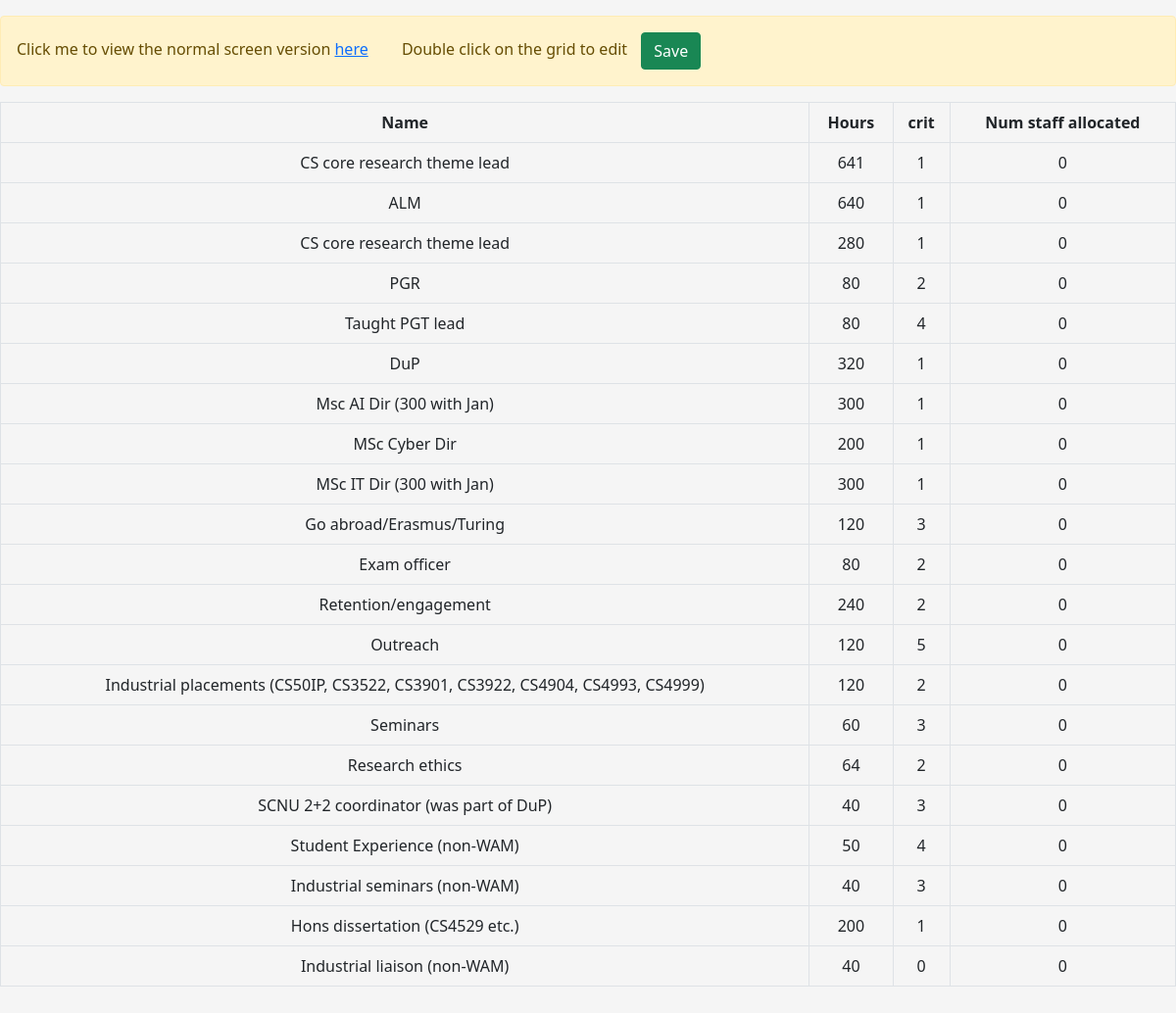
The app's page /staffvModules/full/adminRole/, older data.
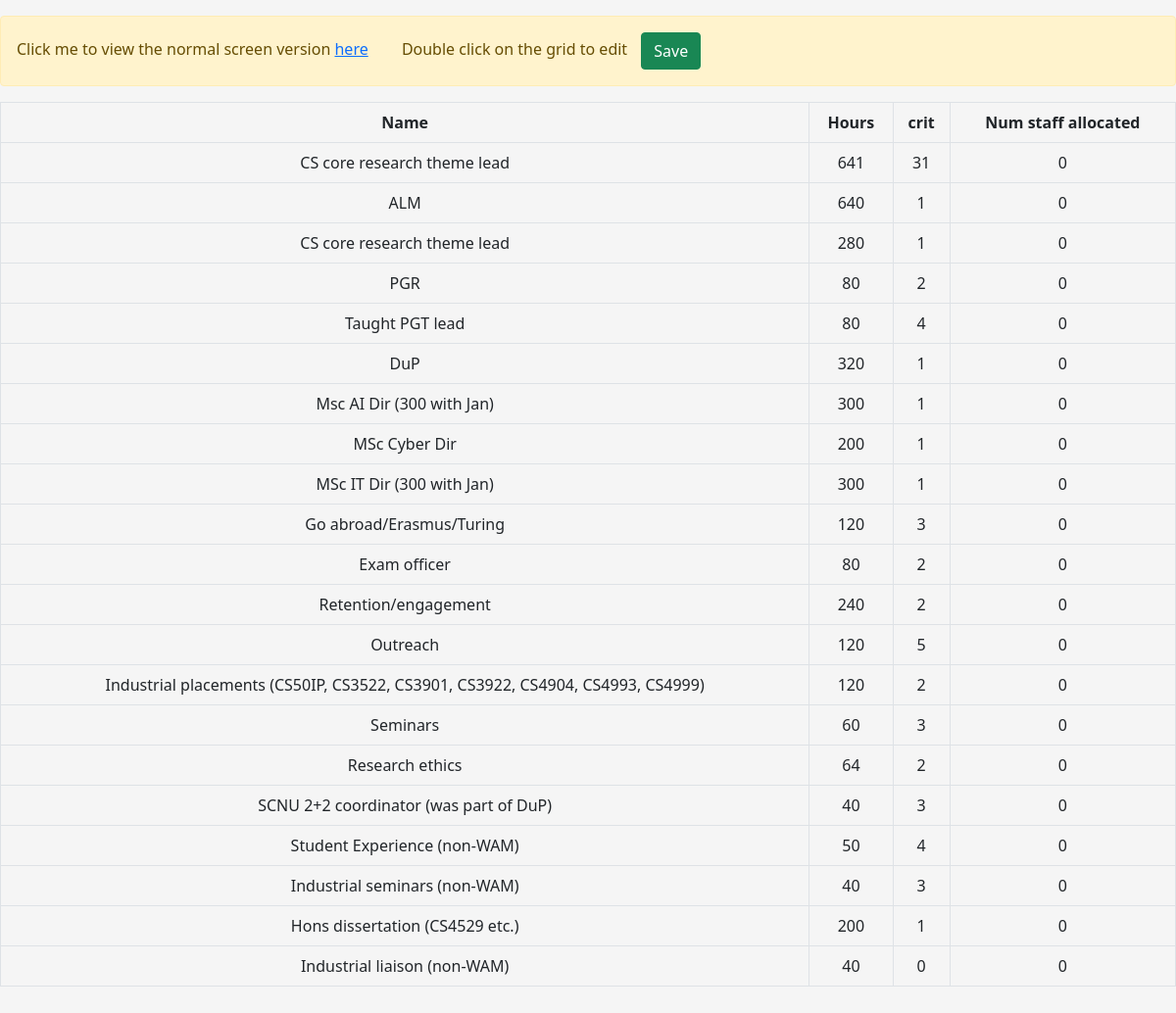
The same page, newer data.
### staffvModules/models.py (models this page shows, shortened)
class AdminRole(models.Model):
    id = models.AutoField(primary_key=True)
    name = models.CharField(max_length=100)
    num_staff_allocated = models.IntegerField()
    crit = models.IntegerField()
    hours = models.IntegerField()
    create_time = models.DateTimeField(auto_now_add=True)
    is_delete = models.BooleanField(default=False)
    class Meta:
        db_table = 'balancer_admin_role'

### staffvModules/views.py (the view, shortened to what this page needs)
# urls.py: path('full/', views.full_list, name='staffvModules_full_course_list'),
def full_list(request, category=None):
    if category == 'project':
        with connection.cursor() as cursor:
            cursor.execute("""
                SELECT initials FROM balancer_staff WHERE id IN (
                    SELECT a.staff_id FROM balancer_teach_project AS a
                    LEFT JOIN balancer_project AS b ON b.code = a.project_name
                    WHERE b.is_delete = 0
                )
            """)
            rows = cursor.fetchall()
            staff_list = [item[0] for item in rows]  # Assuming 'initials' is the first column in your result set
        items = Project.objects.filter(is_delete=0)
        for item in items:
            code = item.code
            with connection.cursor() as cursor:
                cursor.execute("""
                    SELECT f.share FROM (
                        SELECT id AS staff_id FROM balancer_staff WHERE id IN (
                            SELECT a.staff_id FROM balancer_teach_project AS a
                            LEFT JOIN balancer_project AS b ON b.code = a.project_name
                            WHERE b.is_delete = 0
                        )
                    ) as c
                    LEFT JOIN (
                        SELECT d.staff_id, d.share FROM balancer_teach_project AS d
                        LEFT JOIN balancer_project AS e ON e.code = d.project_name
                        WHERE e.is_delete = 0 AND e.code = %s
                        GROUP BY d.staff_id
                    ) as f
                    ON c.staff_id = f.staff_id
                """, [code])
                result = cursor.fetchall()
                item.share = result
        template_name = 'full/full_project_list.html'
        context = {'list': items, 'staff_list': staff_list}
        return render(request, template_name, context)
    elif category == 'adminrole':
       with connection.cursor() as cursor:
            cursor.execute("""
                SELECT initials FROM balancer_staff WHERE id IN (
                    SELECT a.staff_id FROM balancer_teach_admin_role AS a
                    LEFT JOIN balancer_admin_role AS b ON b.name = a.role_name
                    WHERE b.is_delete = 0
                )
            """)
            rows = cursor.fetchall()
            staff_list = [item[0] for item in rows]  # Assuming 'initials' is the first column in your result set
       items = AdminRole.objects.filter(is_delete=0)
       for item in items:
            name = item.name
            with connection.cursor() as cursor:
                cursor.execute("""
                    SELECT f.share FROM (
                        SELECT id AS staff_id FROM balancer_staff WHERE id IN (
                            SELECT a.staff_id FROM balancer_teach_admin_role AS a
                            LEFT JOIN balancer_admin_role AS b ON b.name = a.role_name
                            WHERE b.is_delete = 0
                        )
                    ) as c
                    LEFT JOIN (
                        SELECT d.staff_id, d.share FROM balancer_teach_admin_role AS d
                        LEFT JOIN balancer_admin_role AS e ON e.name = d.role_name
                        WHERE e.is_delete = 0 AND e.name = %s
                        GROUP BY d.staff_id
                    ) as f
                    ON c.staff_id = f.staff_id
                """, [name])
                result = cursor.fetchall()
                item.share = result
       template_name = 'full/full_adminrole_list.html'
       context = {'list': items, 'staff_list': staff_list}
       return render(request, template_name, context)
    context = {'list': items}
    return render(request, template_name, context)

### staffvModules/templates/full/full_adminrole_list.html (shortened to what this page needs)
{% include 'common/header.html' %}
<div class="main-content">
    <div class="container my-3">
        <div class="alert alert-warning mt-3" role="alert">
            Click me to view the normal screen version <a href="/staffvModules/adminRole/">here</a>
            <span  style="margin-left: 30px;">Double click on the grid to edit</span> <button class="btn btn-success" style="margin-left: 10px;" onclick="saveRows()">Save</button>
        </div>
        <div class="tab-content" id="myTabsContent">
            <div class="tab-pane fade show active" id="courses" role="tabpanel" aria-labelledby="coursesTab">
                <div class="table-responsive">
                    <table class="table table-bordered table-hover">
                        <thead>
                            <tr>
                                <th>Name</th>
                                <th>Hours</th>
                                <th>crit</th>
                                <th>Num staff allocated</th>
                            </tr>
                        </thead>
                        <tbody>
                            {% for adminRole in list %}
                            <tr>
                                <td ondblclick="editCell(this)">{{ adminRole.name }}</td>
                                <td ondblclick="editCell(this)">{{ adminRole.hours }}</td>
                                <td ondblclick="editCell(this)">{{ adminRole.crit }}</td>
                                <td ondblclick="editCell(this)">{{ adminRole.num_staff_allocated }}</td>
                            </tr>
                            {% endfor %}
                        </tbody>
                    </table>
                </div>
            </div>
        </div>
    </div>
</div>

Row changes from the older to the newer data that the page shows:
changed AdminRole (number 1 of 21 on the later page): crit "1" → "31"
